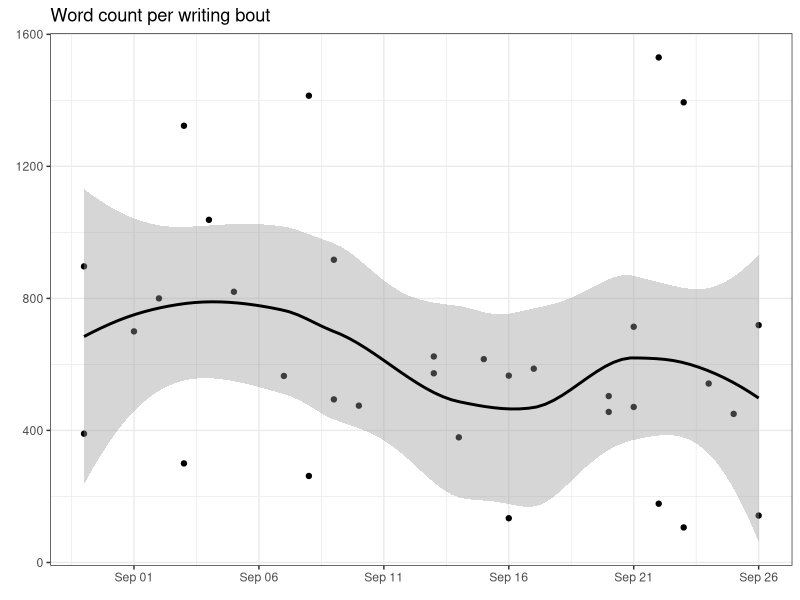
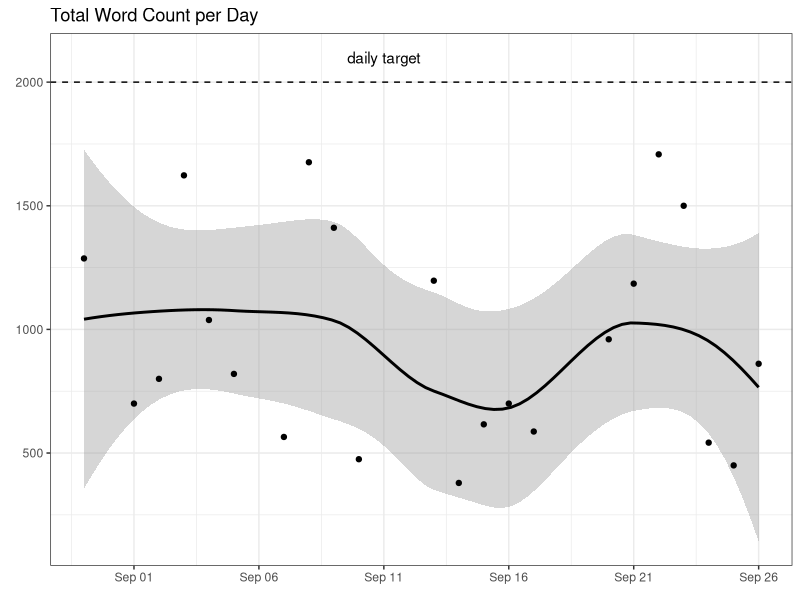

Here is the R script that generated these plots, in order:
## ---- chunk 1
#| label: setup
#| echo: false
#| results: hold
#| message: !expr F
#| warning: false
library(ggplot2)
library(dplyr)
suppressPackageStartupMessages(library(lubridate))
## ---- chunk 2
#| echo: false
#| message: false
#| warning: false

tracking_writing <- read.csv("tracking_writing.csv")

tracking_writing <- dplyr::select(tracking_writing, -place) %>%
  mutate(date=ymd(date)) %>% 
  filter(date < as.Date("2018-09-27"))

ggplot(tracking_writing, aes(date,word_count))+
  geom_point()+
  scale_x_date(date_labels="%b %d",date_breaks  ="5 day")+
  geom_smooth(color="black")+
  theme_bw()+
  labs(title = "Word count per writing bout", x = element_blank(), 
       y = element_blank())

## ---- chunk 3
#| echo: false
#| warning: false
#| message: false

tracking_writing %>% group_by(date) %>%
  summarise(total_count = sum(word_count)) %>%
ggplot(aes(date,total_count))+
  geom_hline(yintercept = 2000, lty=2)+
  scale_x_date(date_labels="%b %d",date_breaks  ="5 day")+
  geom_smooth(color="black")+
  geom_point()+
  theme_bw()+
  annotate(geom="text", label="daily target", x= ymd("2018-09-11"), y=2100)+
  labs(title = "Total Word Count per Day", x = element_blank(),  y = element_blank())



